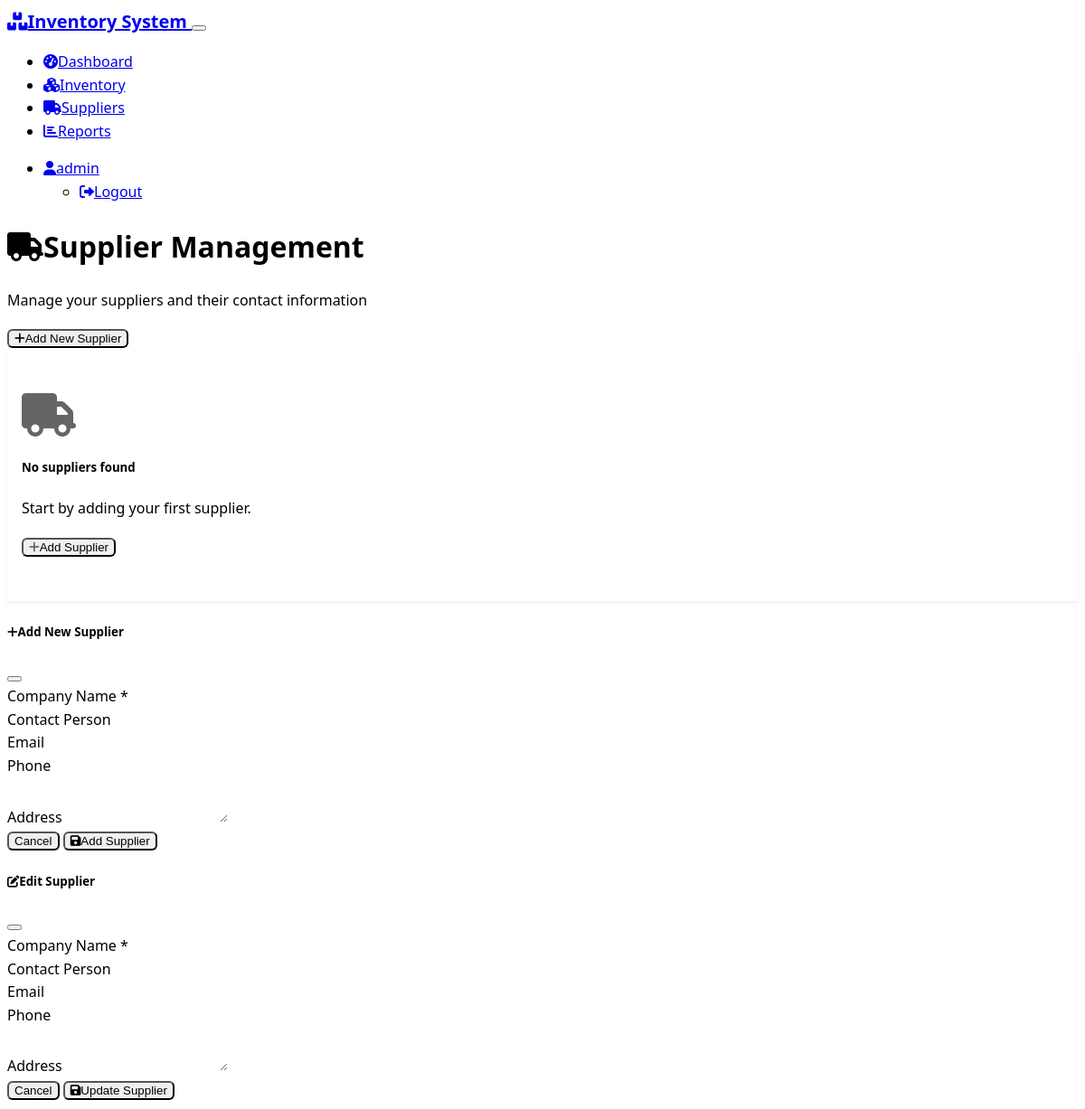
Before: /suppliers (signed in) with the older database file.
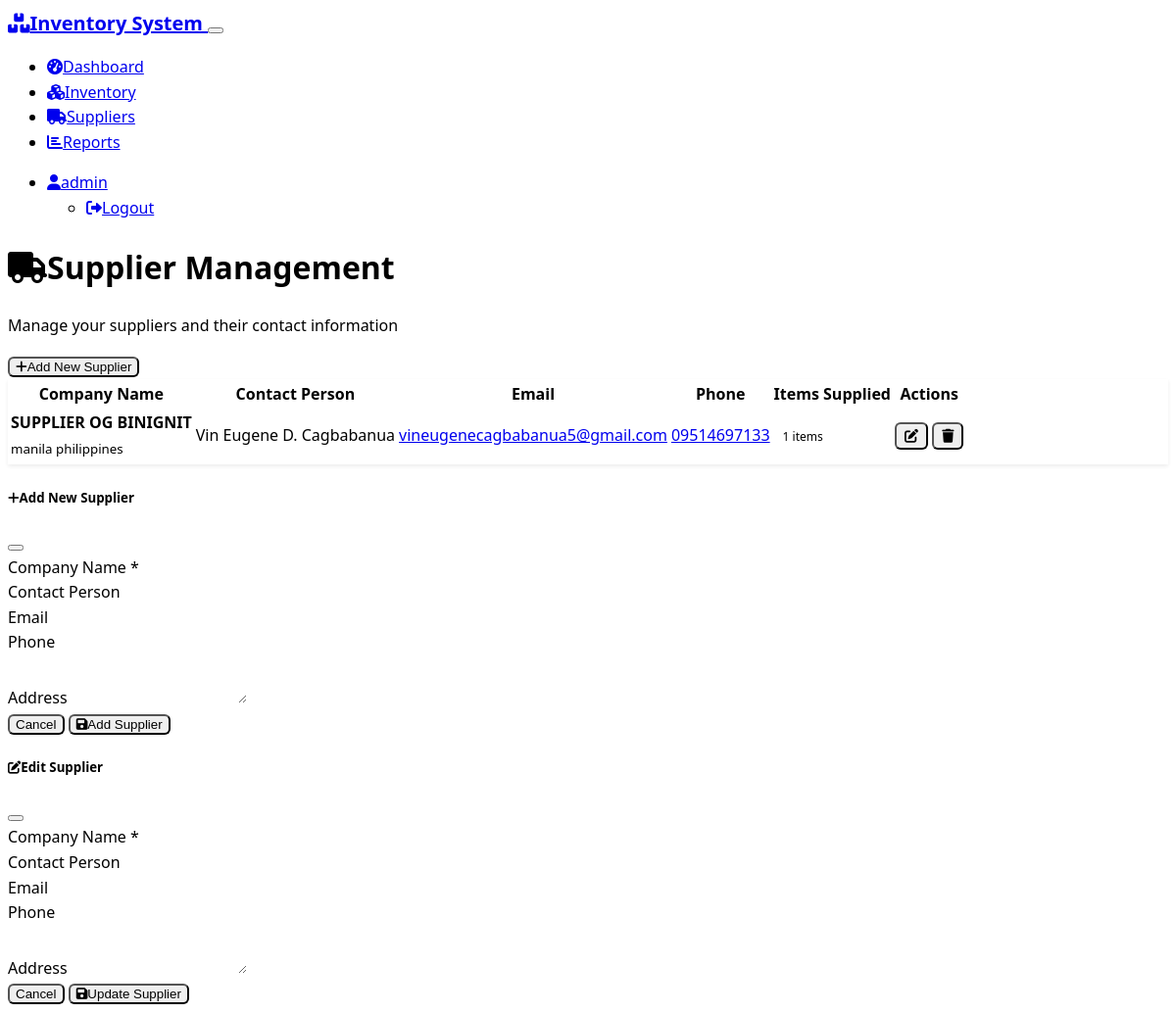
After: the same page with the newer database file.
### models.py (models this page shows)
class Supplier(db.Model):
    id = db.Column(db.Integer, primary_key=True)
    name = db.Column(db.String(100), nullable=False)
    contact_person = db.Column(db.String(100))
    email = db.Column(db.String(120))
    phone = db.Column(db.String(20))
    address = db.Column(db.Text)
    created_at = db.Column(db.DateTime, default=datetime.utcnow)
    items = db.relationship('InventoryItem', backref='supplier', lazy=True)

### routes.py (the view)
@app.route('/suppliers')
def suppliers():
    if 'user_id' not in session:
        return redirect(url_for('login'))
    suppliers = Supplier.query.all()
    return render_template('suppliers.html', suppliers=suppliers)

### templates/suppliers.html (shortened to what the changed rows need)
{% extends "base.html" %}
{% block content %}
<div class="container mt-4">
    <div class="row">
        <div class="col-12">
            <h1><i class="fas fa-truck me-2"></i>Supplier Management</h1>
        </div>
    </div>
    <div class="row">
        <div class="col-12">
            <div class="card">
                <div class="card-body">
                    {% if suppliers %}
                    <div class="table-responsive">
                        <table class="table table-striped">
                            <thead>
                                <tr>
                                    <th>Company Name</th>
                                    <th>Contact Person</th>
                                    <th>Email</th>
                                    <th>Phone</th>
                                    <th>Items Supplied</th>
                                    <th>Actions</th>
                                </tr>
                            </thead>
                            <tbody>
                                {% for supplier in suppliers %}
                                <tr>
                                    <td>
                                        <strong>{{ supplier.name }}</strong>
                                        {% if supplier.address %}
                                        <br><small class="text-muted">{{ supplier.address }}</small>
                                        {% endif %}
                                    </td>
                                    <td>{{ supplier.contact_person or 'N/A' }}</td>
                                    <td>
                                        {% if supplier.email %}
                                        <a href="mailto:{{ supplier.email }}">{{ supplier.email }}</a>
                                        {% else %}
                                        N/A
                                        {% endif %}
                                    </td>
                                    <td>
                                        {% if supplier.phone %}
                                        <a href="tel:{{ supplier.phone }}">{{ supplier.phone }}</a>
                                        {% else %}
                                        N/A
                                        {% endif %}
                                    </td>
                                    <td>
                                        <span class="badge bg-info">{{ supplier.items|length }} items</span>
                                    </td>
                                    <td>
                                        <button class="btn btn-sm btn-outline-primary me-1"
                                                onclick="editSupplier({{ supplier.id }}, '{{ supplier.name }}', '{{ supplier.contact_person }}', '{{ supplier.email }}', '{{ supplier.phone }}', '{{ supplier.address }}')">
                                            <i class="fas fa-edit"></i>
                                        </button>
                                        <form method="POST" action="{{ url_for('delete_supplier', supplier_id=supplier.id) }}"
                                              style="display: inline;" onsubmit="return confirm('Are you sure? This will remove the supplier from all associated items.')">
                                            <button type="submit" class="btn btn-sm btn-outline-danger">
                                                <i class="fas fa-trash"></i>
                                            </button>
                                        </form>
                                    </td>
                                </tr>
                                {% endfor %}
                            </tbody>
                        </table>
                    </div>
                    {% else %}
                    <div class="text-center py-5">
                        <i class="fas fa-truck fa-3x text-muted mb-3"></i>
                        <h5>No suppliers found</h5>
                        <p class="text-muted">Start by adding your first supplier.</p>
                        <button type="button" class="btn btn-primary" data-bs-toggle="modal" data-bs-target="#addSupplierModal">
                            <i class="fas fa-plus me-1"></i>Add Supplier
                        </button>
                    </div>
                    {% endif %}
                </div>
            </div>
        </div>
    </div>
</div>
{% endblock %}

Changed rows visible on the page:
added Supplier: name "SUPPLIER OG BINIGNIT", address "manila philippines", contact_person "Vin Eugene D. Cagbabanua", email "vineugenecagbabanua5@gmail.com", phone "09514697133", items|length "1"
Other visible differences:
text no longer shown: "No suppliers found Start by adding your first supplier. Add Supplier"
text now shown: "Company Name Contact Person Email Phone Items Supplied Actions"
